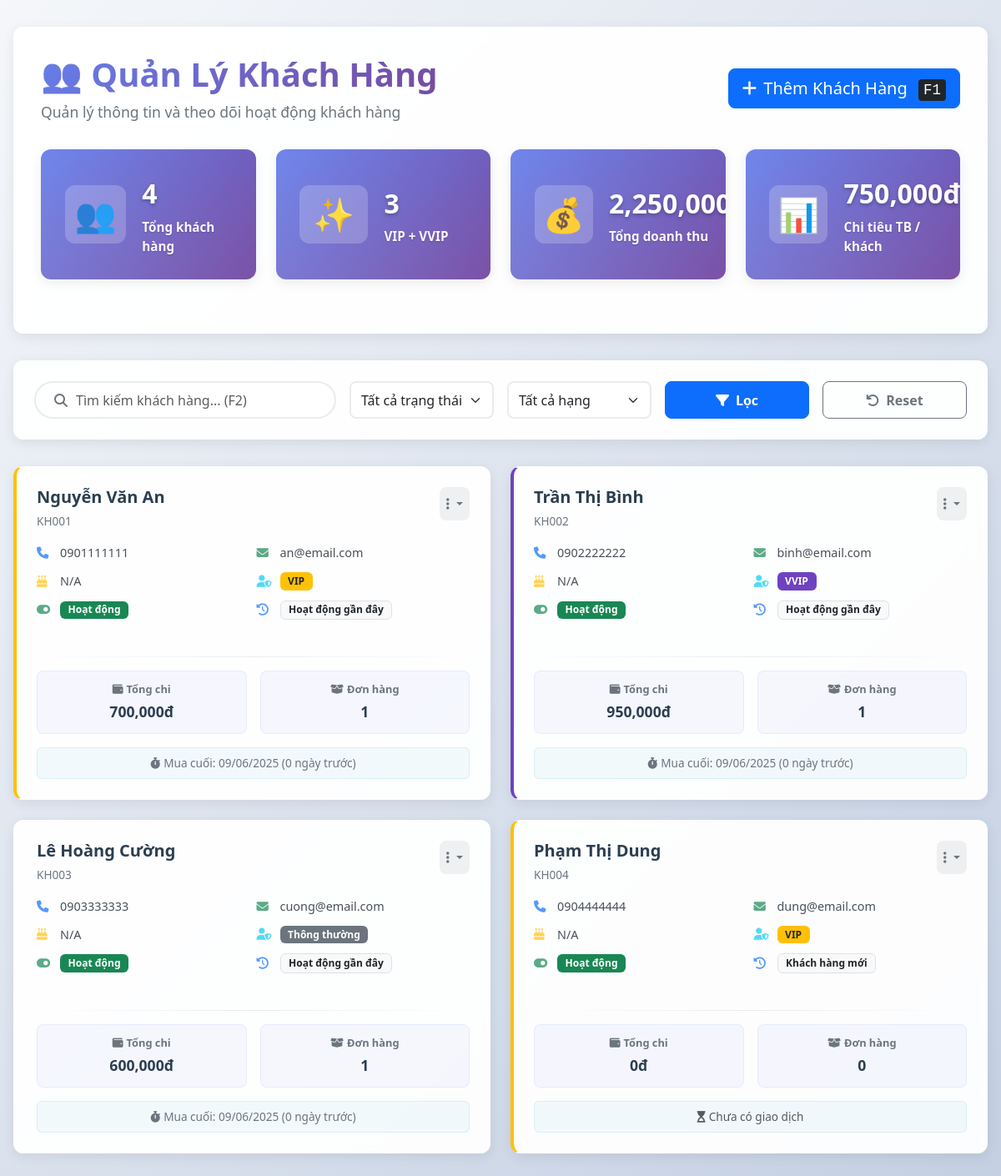
Screenshot of /pages/customers.php with the database file from the repository.
### tables this page shows
CREATE TABLE customers (
    id INT AUTO_INCREMENT PRIMARY KEY,
    customer_code VARCHAR(20) UNIQUE NOT NULL,
    name VARCHAR(100) NOT NULL,
    phone VARCHAR(20) UNIQUE,
    email VARCHAR(100),
    address TEXT,
    birth_date DATE,
    gender ENUM('Nam', 'Nữ', 'Khác'),
    membership_level ENUM('Thông thường', 'VIP', 'VVIP') DEFAULT 'Thông thường',
    total_spent DECIMAL(15,2) DEFAULT 0,
    total_orders INT DEFAULT 0,
    loyalty_points INT DEFAULT 0,
    notes TEXT,
    is_active BOOLEAN DEFAULT TRUE,
    created_at TIMESTAMP DEFAULT CURRENT_TIMESTAMP,
    updated_at TIMESTAMP DEFAULT CURRENT_TIMESTAMP ON UPDATE CURRENT_TIMESTAMP,
    last_membership_update TIMESTAMP NULL DEFAULT NULL,  
    
    INDEX idx_phone (phone),
    INDEX idx_membership (membership_level),
    INDEX idx_active (is_active)
);

### pages/customers.php (the view, shortened to what this page needs)
<?php
require_once __DIR__ . '/../config/database.php';
$search = $_GET['search'] ?? '';
$status_filter = $_GET['status'] ?? 'all';
$membership_filter = $_GET['membership'] ?? 'all';
$page_num = max(1, intval($_GET['page'] ?? 1));
$per_page = 9;
$sql_select_fields = "SELECT c.*,
                        COALESCE(s.total_spent_val, c.total_spent, 0) as total_spent,
                        COALESCE(s.total_orders_val, c.total_orders, 0) as total_orders,
                        s.latest_sale_date as last_order_date,
                        CASE
                            WHEN s.latest_sale_date >= DATE_SUB(NOW(), INTERVAL 30 DAY) THEN 'Hoạt động gần đây'
                            WHEN s.latest_sale_date >= DATE_SUB(NOW(), INTERVAL 90 DAY) THEN 'Ít hoạt động'
                            WHEN s.latest_sale_date IS NULL AND c.created_at < DATE_SUB(NOW(), INTERVAL 30 DAY) THEN 'Chưa mua hàng'
                            WHEN s.latest_sale_date IS NULL AND c.created_at >= DATE_SUB(NOW(), INTERVAL 30 DAY) THEN 'Khách hàng mới'
                            ELSE 'Lâu không mua'
                        END as activity_status,
                        DATEDIFF(NOW(), s.latest_sale_date) as days_since_last_order,
                        (YEAR(CURDATE()) - YEAR(c.birth_date)) - (RIGHT(CURDATE(), 5) < RIGHT(c.birth_date, 5)) as age";
$sql_from_join = "FROM customers c
                  LEFT JOIN (
                      SELECT customer_id,
                             MAX(sale_date) as latest_sale_date,
                             COUNT(id) as total_orders_val,
                             SUM(total_amount) as total_spent_val
                      FROM sales
                      GROUP BY customer_id
                  ) s ON c.id = s.customer_id";
$where_clauses = [];
$params = [];
$where_sql = count($where_clauses) > 0 ? ' WHERE ' . implode(' AND ', $where_clauses) : '';
$offset = ($page_num - 1) * $per_page;
$customers_sql = "$sql_select_fields $sql_from_join $where_sql ORDER BY c.created_at DESC LIMIT $per_page OFFSET $offset";
$customers_stmt = $pdo->prepare($customers_sql);
$customers_stmt->execute($params);
$customers_on_page = $customers_stmt->fetchAll(PDO::FETCH_ASSOC);
$stats = [];
$stats_queries = [
    'total_customers_stat' => "SELECT COUNT(*) FROM customers",
    'vip_vvip_customers_stat' => "SELECT COUNT(*) FROM customers WHERE membership_level = 'VIP' OR membership_level = 'VVIP'",
    'total_revenue_stat' => "SELECT SUM(total_amount) FROM sales",
    'avg_spent_stat' => "SELECT AVG(total_spent) FROM customers WHERE total_orders > 0"
];
foreach ($stats_queries as $key => $query) {
    $stmt = $pdo->query($query);
    $stats[$key] = $stmt->fetchColumn();
}
if ($stats['total_customers_stat'] > 0 && isset($stats['total_revenue_stat'])) {
     $active_customers_with_spending_query = "SELECT COUNT(DISTINCT id) FROM customers WHERE total_spent > 0";
     $active_customers_count = $pdo->query($active_customers_with_spending_query)->fetchColumn();
     $stats['avg_spent_per_active_customer_stat'] = $active_customers_count > 0 ? ($stats['total_revenue_stat'] / $active_customers_count) : 0;
} else {
    $stats['avg_spent_per_active_customer_stat'] = 0;
}
?>
<!DOCTYPE html>
<html lang="vi">
<head>
    <link href="https://cdnjs.cloudflare.com/ajax/libs/bootstrap/5.3.0/css/bootstrap.min.css" rel="stylesheet">
    <link href="https://cdnjs.cloudflare.com/ajax/libs/font-awesome/6.4.0/css/all.min.css" rel="stylesheet">
</head>
<body>
    <div class="customers-page">
        <div class="page-header">
            <div class="d-flex justify-content-between align-items-center mb-4">
                <div>
                    <h1 class="page-title">👥 Quản Lý Khách Hàng</h1>
                    <p class="page-subtitle">Quản lý thông tin và theo dõi hoạt động khách hàng</p>
                </div>
                <button class="btn btn-primary btn-lg" onclick="openAddCustomerModal()">
                    <i class="fas fa-plus me-2"></i>Thêm Khách Hàng
                    <kbd class="ms-2">F1</kbd>
                </button>
            </div>
            <div class="stats-grid">
                <div class="stat-card">
                    <div class="stat-icon">👥</div>
                    <div class="stat-info">
                        <div class="stat-number"><?php echo number_format($stats['total_customers_stat'] ?? 0); ?></div>
                        <div class="stat-label">Tổng khách hàng</div>
                    </div>
                </div>
                <div class="stat-card">
                    <div class="stat-icon">✨</div>
                    <div class="stat-info">
                        <div class="stat-number"><?php echo number_format($stats['vip_vvip_customers_stat'] ?? 0); ?></div>
                        <div class="stat-label">VIP + VVIP</div>
                    </div>
                </div>
                <div class="stat-card">
                    <div class="stat-icon">💰</div>
                    <div class="stat-info">
                        <div class="stat-number"><?php echo number_format($stats['total_revenue_stat'] ?? 0); ?>đ</div>
                        <div class="stat-label">Tổng doanh thu</div>
                    </div>
                </div>
                <div class="stat-card">
                    <div class="stat-icon">📊</div>
                    <div class="stat-info">
                        <div class="stat-number"><?php echo number_format($stats['avg_spent_per_active_customer_stat'] ?? 0); ?>đ</div>
                        <div class="stat-label">Chi tiêu TB / khách</div>
                    </div>
                </div>
            </div>
        </div>
        <div class="filters-section">
            <div class="row g-3 align-items-end" id="filterForm">
                <div class="col-md-4">
                    <div class="search-input-wrapper">
                        <span class="input-group-text"><i class="fas fa-search"></i></span>
                        <input type="text" id="searchInput" name="search" class="form-control"
                               placeholder="Tìm kiếm khách hàng... (F2)" value="<?php echo htmlspecialchars($search); ?>">
                    </div>
                </div>
                <div class="col-md-2">
                    <select id="statusFilter" name="status" class="form-select filter-select">
                        <option value="all" <?php if ($status_filter === 'all') echo 'selected'; ?>>Tất cả trạng thái</option>
                    </select>
                </div>
                <div class="col-md-2">
                    <select id="membershipFilter" name="membership" class="form-select filter-select">
                        <option value="all" <?php if ($membership_filter === 'all') echo 'selected'; ?>>Tất cả hạng</option>
                    </select>
                </div>
                <div class="col-md-2">
                    <button type="button" class="btn btn-primary btn-filter w-100" onclick="applyFilters()">
                        <i class="fas fa-filter me-2"></i>Lọc
                    </button>
                </div>
                <div class="col-md-2">
                    <button type="button" class="btn btn-outline-secondary btn-filter w-100" onclick="resetFilters()">
                        <i class="fas fa-undo me-2"></i>Reset
                    </button>
                </div>
            </div>
        </div>
        <div class="customers-grid" id="customersGrid">
            <?php if (empty($customers_on_page)): ?>
                <div class="col-12">
                    <div class="empty-state" style="grid-column: 1 / -1;">
                        <div class="empty-icon">👥</div>
                        <h4 class="empty-title">Không tìm thấy khách hàng</h4>
                        <p class="empty-text">Không có khách hàng nào phù hợp với tiêu chí tìm kiếm của bạn. <br>Hãy thử điều chỉnh bộ lọc hoặc thêm khách hàng mới.</p>
                        <button class="btn btn-primary btn-lg" onclick="openAddCustomerModal()">
                            <i class="fas fa-plus me-2"></i>Thêm Khách Hàng Mới
                        </button>
                    </div>
                </div>
            <?php else: ?>
                <?php foreach ($customers_on_page as $customer): ?>
                <div class="customer-card" data-membership="<?php echo htmlspecialchars(strtolower($customer['membership_level'] ?? 'thông thường')); ?>">
                    <div class="customer-header">
                        <div>
                            <h5 class="customer-name"><?php echo htmlspecialchars($customer['name']); ?></h5>
                            <small class="customer-code"><?php echo htmlspecialchars($customer['customer_code']); ?></small>
                        </div>
                        <div class="customer-actions">
                            <div class="dropdown">
                                <button class="dropdown-toggle" type="button" data-bs-toggle="dropdown" aria-expanded="false">
                                    <i class="fas fa-ellipsis-v"></i>
                                </button>
                            </div>
                        </div>
                    </div>
                    <div class="customer-details">
                        <div class="detail-row">
                            <div class="detail-item">
                                <i class="fas fa-phone text-primary"></i>
                                <span><?php echo htmlspecialchars($customer['phone']); ?></span>
                            </div>
                            <div class="detail-item">
                                <i class="fas fa-envelope <?php echo empty($customer['email']) ? 'text-muted' : 'text-success'; ?>"></i>
                                <span class="text-truncate" title="<?php echo htmlspecialchars($customer['email'] ?? 'N/A'); ?>"><?php echo htmlspecialchars($customer['email'] ?? 'N/A'); ?></span>
                            </div>
                        </div>
                        <div class="detail-row">
                            <div class="detail-item">
                                <i class="fas fa-birthday-cake text-warning"></i>
                                <span><?php echo $customer['age'] !== null ? htmlspecialchars($customer['age']) . ' tuổi' : 'N/A'; ?></span>
                            </div>
                            <div class="detail-item">
                                <i class="fas fa-user-shield text-info"></i>
                                <span class="badge bg-<?php
                                    $level = strtolower($customer['membership_level'] ?? 'thong thuong');
                                    if ($level === 'vvip') echo 'purple';
                                    elseif ($level === 'vip') echo 'warning text-dark';
                                    else echo 'secondary';
                                ?>"><?php echo htmlspecialchars($customer['membership_level'] ?? 'Thông thường'); ?></span>
                            </div>
                        </div>
                        <div class="detail-row">
                            <div class="detail-item">
                                <i class="fas fa-toggle-on <?php echo $customer['is_active'] ? 'text-success' : 'text-danger'; ?>"></i>
                                <span class="badge bg-<?php echo $customer['is_active'] ? 'success' : 'danger'; ?>"><?php echo $customer['is_active'] ? 'Hoạt động' : 'Ngừng HĐ'; ?></span>
                            </div>
                            <div class="detail-item">
                                <i class="fas fa-history text-primary"></i>
                                <span class="badge bg-light text-dark border"><?php echo htmlspecialchars($customer['activity_status'] ?? 'N/A'); ?></span>
                            </div>
                        </div>
                    </div>
                    <div class="customer-divider"></div>
                    <div class="customer-finance">
                        <div class="finance-item">
                            <div class="finance-label"><i class="fas fa-wallet me-1"></i>Tổng chi</div>
                            <div class="finance-value"><?php echo number_format($customer['total_spent'] ?? 0); ?>đ</div>
                        </div>
                        <div class="finance-item">
                            <div class="finance-label"><i class="fas fa-box-open me-1"></i>Đơn hàng</div>
                            <div class="finance-value"><?php echo number_format($customer['total_orders'] ?? 0); ?></div>
                        </div>
                    </div>
                    <?php if ($customer['last_order_date']): ?>
                    <div class="last-order mt-auto">
                        <i class="fas fa-stopwatch me-1"></i>Mua cuối: <?php echo date('d/m/Y', strtotime($customer['last_order_date'])); ?>
                        <?php if ($customer['days_since_last_order'] !== null): ?>
                            (<?php echo htmlspecialchars($customer['days_since_last_order']); ?> ngày trước)
                        <?php endif; ?>
                    </div>
                    <?php else: ?>
                    <div class="last-order mt-auto text-muted">
                        <i class="fas fa-hourglass-start me-1"></i>Chưa có giao dịch
                    </div>
                    <?php endif; ?>
                </div>
                <?php endforeach; ?>
            <?php endif; ?>
        </div>
    </div>
    <div class="toast-container position-fixed bottom-0 end-0 p-3">
    </div>
</body>
</html>

### rows the page displays
customers: name "Nguyễn Văn An", customer_code "KH001", phone "0901111111", email "an@email.com", membership_level "VIP", is_active 1 (drawn), activity_status "Hoạt động gần đây", total_spent "700,000", total_orders "1", last_order_date "09/06/2025", days_since_last_order "0"
customers: name "Trần Thị Bình", customer_code "KH002", phone "0902222222", email "binh@email.com", membership_level "VVIP", is_active 1 (drawn), activity_status "Hoạt động gần đây", total_spent "950,000", total_orders "1", last_order_date "09/06/2025", days_since_last_order "0"
customers: name "Lê Hoàng Cường", customer_code "KH003", phone "0903333333", email "cuong@email.com", membership_level "Thông thường", is_active 1 (drawn), activity_status "Hoạt động gần đây", total_spent "600,000", total_orders "1", last_order_date "09/06/2025", days_since_last_order "0"
customers: name "Phạm Thị Dung", customer_code "KH004", phone "0904444444", email "dung@email.com", membership_level "VIP", is_active 1 (drawn), activity_status "Khách hàng mới", total_spent "0", total_orders "0", shows "Chưa có giao dịch"

### other values shown
$stats['total_customers_stat'] "4"
$stats['vip_vvip_customers_stat'] "3"
$stats['avg_spent_per_active_customer_stat'] "750,000"
